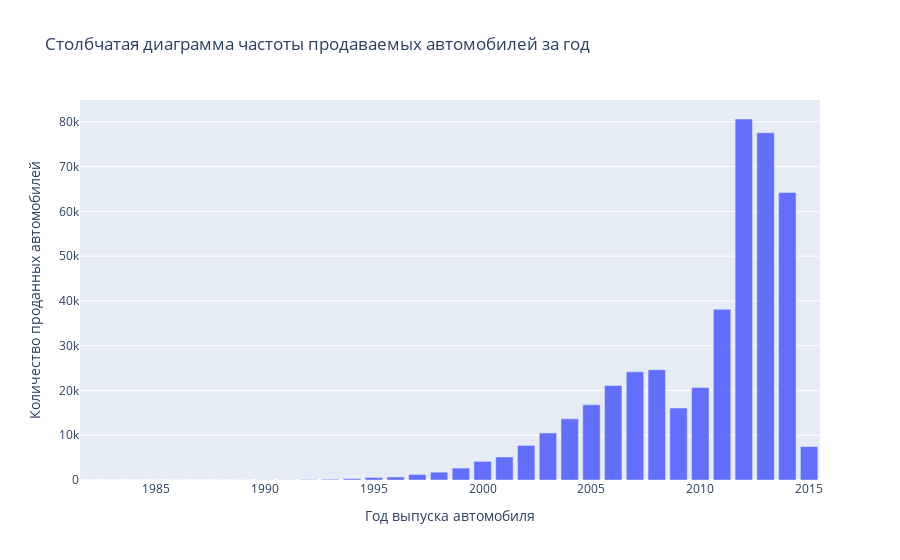

Notebook cell for this chart:
### Markdown cell above
#### Год выпуска автомобиля `'year'`

### Code cell
bar_chart = go.Bar(
    x=df_train_research.year.value_counts().sort_index().index,
    y=df_train_research.year.value_counts().sort_index().values
    )
layout = go.Layout(
    title='Столбчатая диаграмма частоты продаваемых автомобилей за год',
    xaxis=dict(title='Год выпуска автомобиля'),
    yaxis=dict(title='Количество проданных автомобилей'),
    )
fig = go.Figure(data=[bar_chart], layout=layout)
fig.show()

### Figure 1 — Plotly figure (JSON) as saved in the notebook; plotly's stock layout.template omitted (floating-point values rounded to 4 significant figures)
{"data": [{"type": "bar", "x": [1982, 1983, 1984, 1985, 1986, 1987, 1988, 1989, 1990, 1991, 1992, 1993, 1994, 1995, 1996, 1997, 1998, 1999, 2000, 2001, 2002, 2003, 2004, 2005, 2006, 2007, 2008, 2009, 2010, 2011, 2012, 2013, 2014, 2015], "y": [1, 1, 4, 10, 8, 5, 11, 15, 38, 56, 103, 168, 319, 567, 683, 1224, 1747, 2658, 4161, 5147, 7726, 10512, 13658, 16794, 21118, 24152, 24646, 16064, 20647, 38115, 80625, 77566, 64225, 7462]}], "layout": {"title": {"text": "Столбчатая диаграмма частоты продаваемых автомобилей за год"}, "xaxis": {"title": {"text": "Год выпуска автомобиля"}}, "yaxis": {"title": {"text": "Количество проданных автомобилей"}}}}
